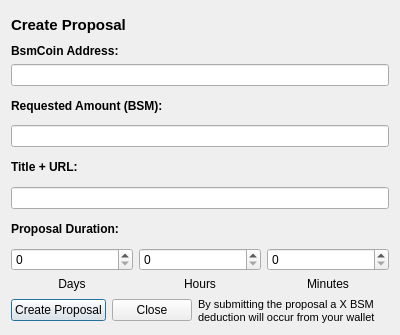
<?xml version="1.0" encoding="UTF-8"?>
<ui version="4.0">
 <class>CommunityFundCreateProposalDialog</class>
 <widget class="QDialog" name="CommunityFundCreateProposalDialog">
  <property name="geometry">
   <rect>
    <x>0</x>
    <y>0</y>
    <width>400</width>
    <height>335</height>
   </rect>
  </property>
  <property name="windowTitle">
   <string>Create Proposal</string>
  </property>
  <layout class="QVBoxLayout" name="verticalLayout_2">
   <item>
    <layout class="QVBoxLayout" name="verticalLayoutProposalDialog">
     <item>
      <widget class="QLabel" name="labelCreateProposalTitle">
       <property name="sizePolicy">
        <sizepolicy hsizetype="Preferred" vsizetype="Minimum">
         <horstretch>0</horstretch>
         <verstretch>0</verstretch>
        </sizepolicy>
       </property>
       <property name="font">
        <font>
         <pointsize>11</pointsize>
         <weight>75</weight>
         <bold>true</bold>
        </font>
       </property>
       <property name="text">
        <string>Create Proposal</string>
       </property>
      </widget>
     </item>
     <item>
      <widget class="QLabel" name="labelBsmCoinAddressTitle">
       <property name="sizePolicy">
        <sizepolicy hsizetype="Preferred" vsizetype="Maximum">
         <horstretch>0</horstretch>
         <verstretch>0</verstretch>
        </sizepolicy>
       </property>
       <property name="font">
        <font>
         <weight>75</weight>
         <bold>true</bold>
        </font>
       </property>
       <property name="text">
        <string>BsmCoin Address:</string>
       </property>
      </widget>
     </item>
     <item>
      <widget class="QValidatedLineEdit" name="lineEditBsmcoinAddress"/>
     </item>
     <item>
      <widget class="QLabel" name="labelRequestedAmountTitle">
       <property name="sizePolicy">
        <sizepolicy hsizetype="Preferred" vsizetype="Minimum">
         <horstretch>0</horstretch>
         <verstretch>0</verstretch>
        </sizepolicy>
       </property>
       <property name="font">
        <font>
         <weight>75</weight>
         <bold>true</bold>
        </font>
       </property>
       <property name="text">
        <string>Requested Amount (BSM):</string>
       </property>
      </widget>
     </item>
     <item>
      <widget class="BsmCoinAmountField" name="lineEditRequestedAmount"/>
     </item>
     <item>
      <widget class="QLabel" name="labelDescriptionTitle">
       <property name="font">
        <font>
         <weight>75</weight>
         <bold>true</bold>
        </font>
       </property>
       <property name="text">
        <string>Title + URL:</string>
       </property>
      </widget>
     </item>
     <item>
      <widget class="QLineEdit" name="plainTextEditDescription"/>
     </item>
     <item>
      <widget class="QLabel" name="labelProposalDurationTitle">
       <property name="font">
        <font>
         <weight>75</weight>
         <bold>true</bold>
        </font>
       </property>
       <property name="text">
        <string>Proposal Duration:</string>
       </property>
      </widget>
     </item>
     <item>
      <layout class="QHBoxLayout" name="horizontalLayoutDuration">
       <item>
        <layout class="QVBoxLayout" name="verticalLayoutDays">
         <item>
          <widget class="QValidatedSpinBox" name="spinBoxDays">
           <property name="value">
            <number>0</number>
           </property>
          </widget>
         </item>
         <item>
          <widget class="QLabel" name="labelDaysTitle">
           <property name="text">
            <string>Days</string>
           </property>
           <property name="alignment">
            <set>Qt::AlignCenter</set>
           </property>
          </widget>
         </item>
        </layout>
       </item>
       <item>
        <layout class="QVBoxLayout" name="verticalLayoutHours">
         <property name="leftMargin">
          <number>0</number>
         </property>
         <item>
          <widget class="QValidatedSpinBox" name="spinBoxHours"/>
         </item>
         <item>
          <widget class="QLabel" name="labelHoursTitle">
           <property name="text">
            <string>Hours</string>
           </property>
           <property name="alignment">
            <set>Qt::AlignCenter</set>
           </property>
          </widget>
         </item>
        </layout>
       </item>
       <item>
        <layout class="QVBoxLayout" name="verticalLayoutMinutes">
         <property name="leftMargin">
          <number>0</number>
         </property>
         <item>
          <widget class="QValidatedSpinBox" name="spinBoxMinutes"/>
         </item>
         <item>
          <widget class="QLabel" name="labelMinutesTitle">
           <property name="text">
            <string>Minutes</string>
           </property>
           <property name="alignment">
            <set>Qt::AlignCenter</set>
           </property>
          </widget>
         </item>
        </layout>
       </item>
      </layout>
     </item>
     <item>
      <layout class="QHBoxLayout" name="horizontalLayoutCreateProposalButton">
       <item>
        <widget class="QPushButton" name="pushButtonCreateProposal">
         <property name="text">
          <string>Create Proposal</string>
         </property>
        </widget>
       </item>
       <item>
        <widget class="QPushButton" name="pushButtonClose">
         <property name="text">
          <string>Close</string>
         </property>
        </widget>
       </item>
       <item>
        <widget class="QLabel" name="labelWarning">
         <property name="font">
          <font>
           <pointsize>8</pointsize>
          </font>
         </property>
         <property name="text">
          <string>By submitting the proposal a X BSM deduction will occur from your wallet </string>
         </property>
         <property name="wordWrap">
          <bool>true</bool>
         </property>
        </widget>
       </item>
      </layout>
     </item>
    </layout>
   </item>
  </layout>
 </widget>
 <customwidgets>
  <customwidget>
   <class>BsmCoinAmountField</class>
   <extends>QLineEdit</extends>
   <header>bsmcoinamountfield.h</header>
   <container>1</container>
  </customwidget>
  <customwidget>
   <class>QValidatedLineEdit</class>
   <extends>QLineEdit</extends>
   <header>qvalidatedlineedit.h</header>
  </customwidget>
  <customwidget>
   <class>QValidatedSpinBox</class>
   <extends>QSpinBox</extends>
   <header>qvalidatedspinbox.h</header>
  </customwidget>
 </customwidgets>
 <resources/>
 <connections/>
</ui>
